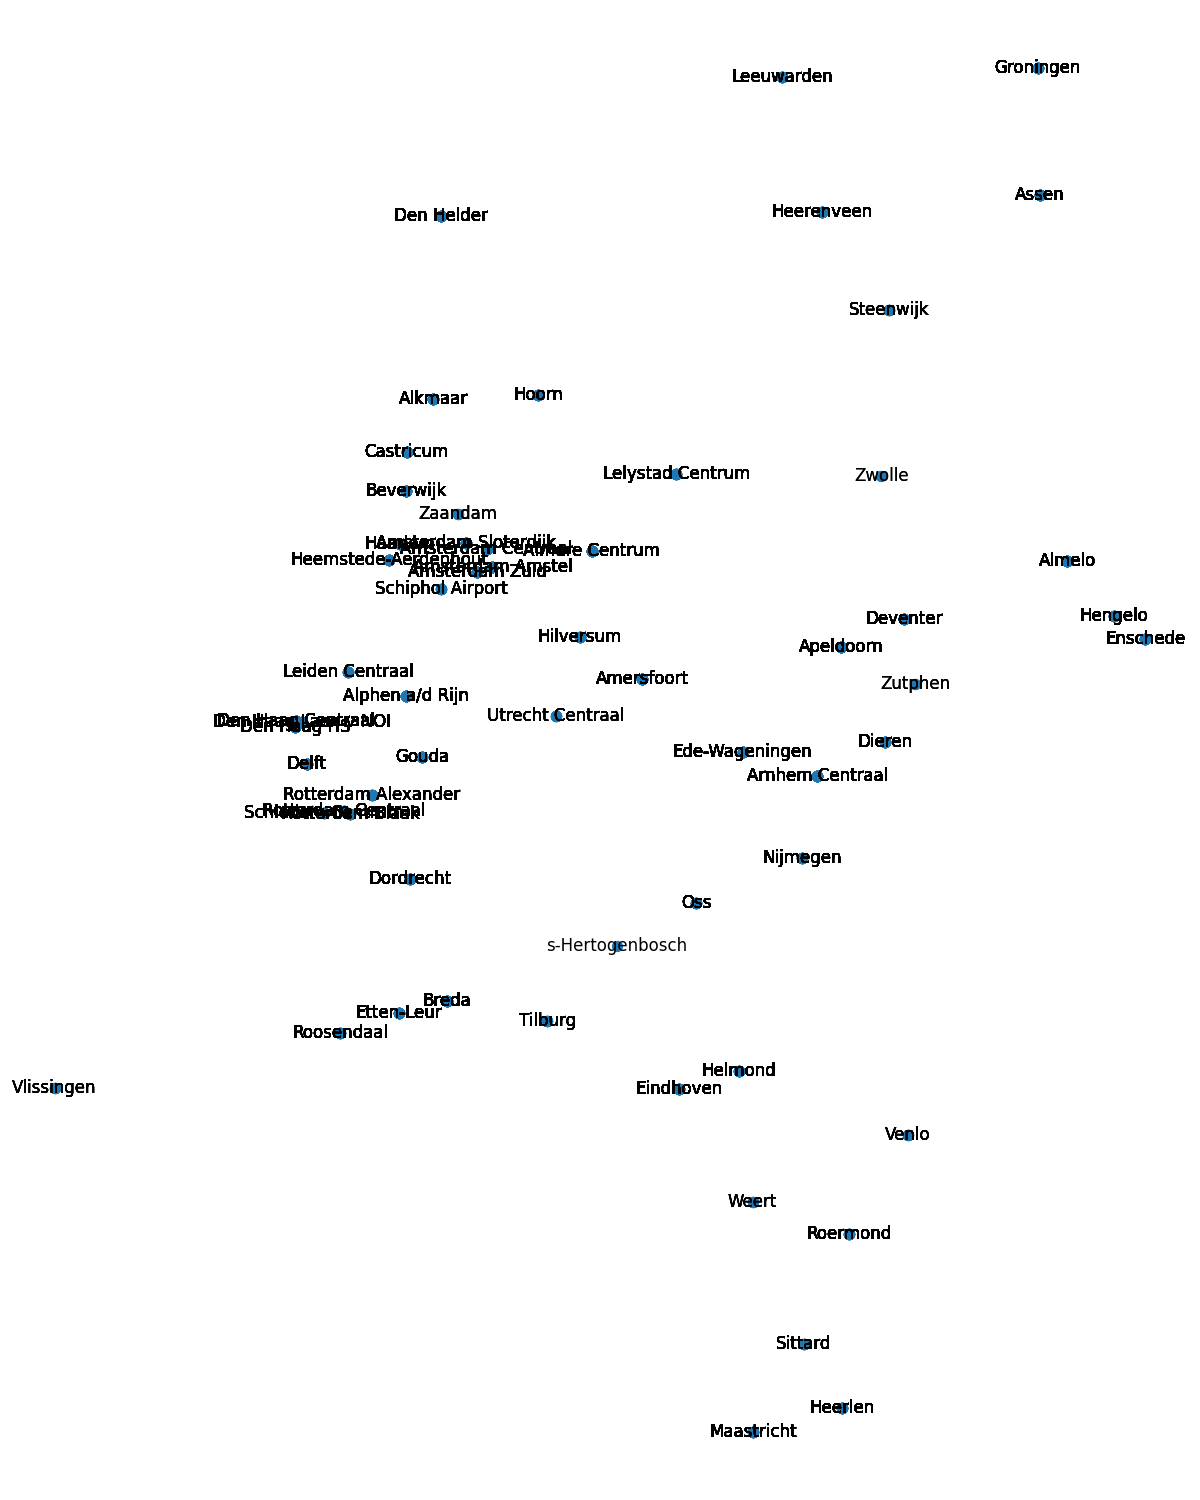

Write Python code to recreate this figure.
import networkx as nx
import matplotlib.pyplot as plt


def load_station(filename: str):
    """ Load all stations. """
    G = nx.Graph()
    with open(filename,'r') as file:
        header = file.readline()
        for line in file:
            splits = line.split(',')
            if len(splits)>2:
                station_name = str(splits[0])
                y = float(splits[1])
                x = float(splits[2])

            #print(station_name, y, x)
                G.add_node(station_name, pos=(x, y))
                plt.figure(1,figsize=(12,15))
                nx.draw(G, nx.get_node_attributes(G, 'pos'), with_labels=True, node_size=50)
            plt.savefig("Graph.png", format="PNG")
            plt.show()

if __name__ == '__main__':
    load_station("StationsNationaal.csv")
